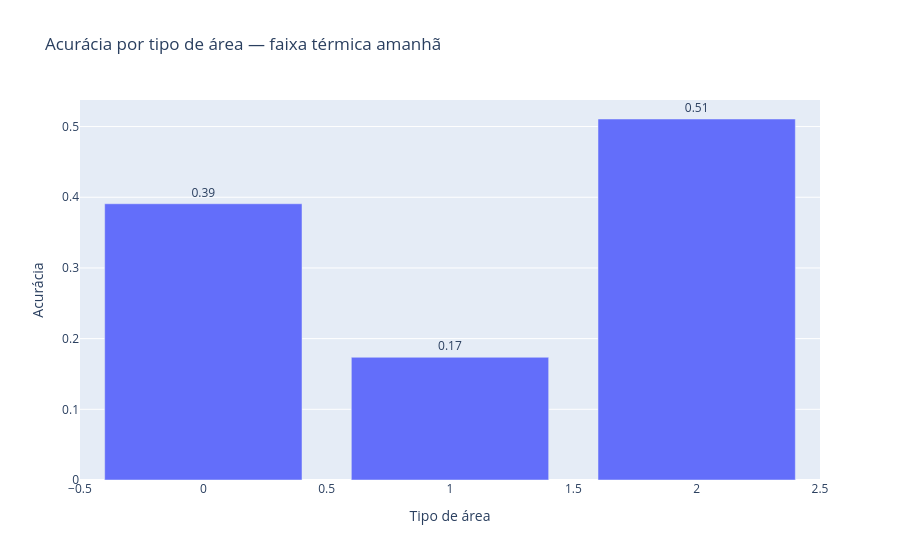

Here is the notebook cell this chart was saved with:
### Markdown cell above
### Gráfico: acurácia por tipo de área — amanhã

### Code cell
fig = px.bar(
    spark_df_para_dicts(acuracia_tipo_area_amanha),
    x="tipo_area_idx",
    y="accuracy",
    text="accuracy",
    title="Acurácia por tipo de área — faixa térmica amanhã",
    labels={
        "tipo_area_idx": "Tipo de área",
        "accuracy": "Acurácia"
    }
)

fig.update_traces(texttemplate="%{text:.2f}", textposition="outside")
fig.show()

### Figure 1 — Plotly figure (JSON) as saved in the notebook; plotly's stock layout.template omitted (floating-point values rounded to 4 significant figures)
{"data": [{"hovertemplate": "Tipo de área=%{x}<br>Acurácia=%{text}<extra></extra>", "legendgroup": "", "marker": {"color": "#636efa", "pattern": {"shape": ""}}, "name": "", "orientation": "v", "showlegend": false, "text": [0.3908, 0.1736, 0.5107], "textposition": "outside", "texttemplate": "%{text:.2f}", "type": "bar", "x": [0.0, 1.0, 2.0], "xaxis": "x", "y": [0.3908, 0.1736, 0.5107], "yaxis": "y"}], "layout": {"barmode": "relative", "legend": {"tracegroupgap": 0}, "title": {"text": "Acurácia por tipo de área — faixa térmica amanhã"}, "xaxis": {"anchor": "y", "domain": [0, 1], "title": {"text": "Tipo de área"}}, "yaxis": {"anchor": "x", "domain": [0, 1], "title": {"text": "Acurácia"}}}}
